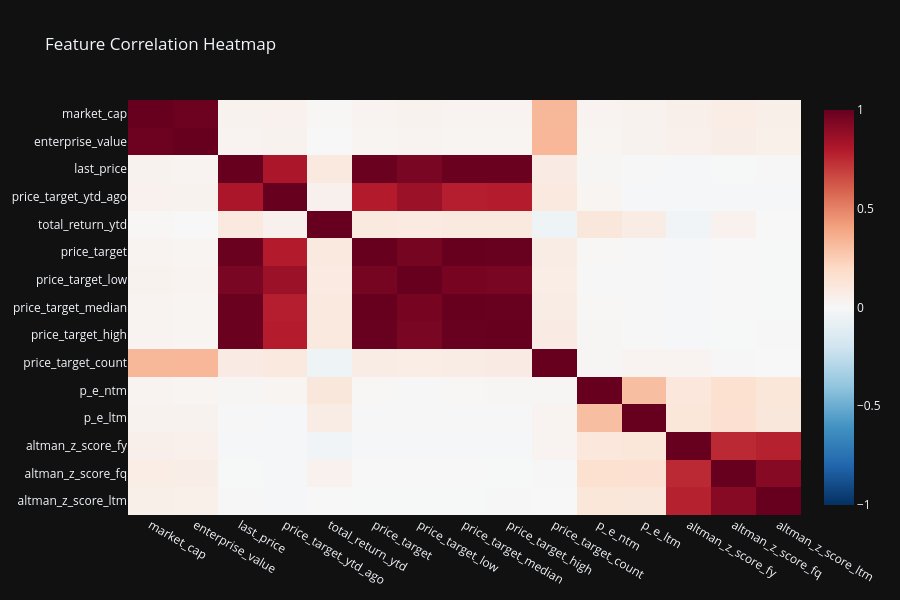

Notebook code cell kept with this figure:
### Markdown cell above
## Cell 8: Numeric Feature Distributions

Examine distributions of key numeric metrics with statistical annotations (using engineered features).

### Code cell
# ============================================================================
# Cell 8: Numeric Feature Distributions
# ============================================================================

# Key metrics for comprehensive feature store (includes Phase 9.3 engineered features)
key_metrics = [
    'last_price', 'market_cap', 'enterprise_value', 'ebitda_ltm', 'p_e_ntm', 'beta_5y',
    'roe', 'roa', 'price_momentum_1m', 'piotroski_f_score'  # Phase 9.3 features
    ]
available_metrics = [m for m in key_metrics if m in all_stocks_preprocessed.columns]

if available_metrics:
    n_metrics = len(available_metrics)
    n_cols = 3
    n_rows = math.ceil(n_metrics / n_cols)

    fig, axes = plt.subplots(n_rows, n_cols, figsize=(16, 4 * n_rows))
    axes = axes.ravel() if n_metrics > 1 else [axes]

    for i, metric in enumerate(available_metrics):
        data = all_stocks_preprocessed[metric].dropna()

        if len(data) > 0:
            ax = axes[i]
            sns.histplot(data, bins=50, kde=True, ax=ax, color=COLOR_PALETTE['primary'])

            # Add statistics
            mean_val = data.mean()
            median_val = data.median()

            ax.axvline(mean_val, color=COLOR_PALETTE['warning'], linestyle='--',
                       label=f'Mean: {mean_val:,.2f}', linewidth=2)
            ax.axvline(median_val, color=COLOR_PALETTE['success'], linestyle='--',
                       label=f'Median: {median_val:,.2f}', linewidth=2)

            ax.set_title(f'Distribution: {metric}', fontsize=14, fontweight='bold')
            ax.set_xlabel(metric.replace('_', ' ').title())
            ax.set_ylabel('Frequency')
            ax.legend()
            ax.grid(True, alpha=0.3)

    # Hide unused subplots
    for j in range(i + 1, len(axes)):
        axes[j].axis('off')

    plt.tight_layout()
    plt.show()

    print(f'✓ Visualized {len(available_metrics)} key metrics')
else:
    print('⚠ No key metrics found in dataset')

# Correlation heatmap for key metrics (using engineered features)
numeric_cols = all_stocks_preprocessed.select_dtypes(include=[np.number]).columns.tolist()
if len(numeric_cols) >= 4:
    # Select top correlated features (prioritize Phase 9.3 features)
    corr_subset = numeric_cols[:15]  # Limit for readability
    corr_matrix = all_stocks_preprocessed[corr_subset].corr()

    fig_corr = px.imshow(
            corr_matrix,
            title='Feature Correlation Heatmap',
            template=PLOTLY_TEMPLATE,
            color_continuous_scale='RdBu_r',
            zmin=-1, zmax=1,
            aspect='auto',
            )
    fig_corr.update_layout(height=600)
    fig_corr.show()

### Figure 1 — Plotly figure (JSON) as saved in the notebook; plotly's stock layout.template omitted (floating-point values rounded to 4 significant figures; data arrays with more than 128 entries replaced by an {"elided": "..."} marker saying what was removed)
{"data": [{"coloraxis": "coloraxis", "name": "0", "x": ["market_cap", "enterprise_value", "last_price", "price_target_ytd_ago", "total_return_ytd", "price_target", "price_target_low", "price_target_median", "price_target_high", "price_target_count", "p_e_ntm", "p_e_ltm", "altman_z_score_fy", "altman_z_score_fq", "altman_z_score_ltm"], "y": ["market_cap", "enterprise_value", "last_price", "price_target_ytd_ago", "total_return_ytd", "price_target", "price_target_low", "price_target_median", "price_target_high", "price_target_count", "p_e_ntm", "p_e_ltm", "altman_z_score_fy", "altman_z_score_fq", "altman_z_score_ltm"], "z": {"elided": "15x15 float values"}, "type": "heatmap", "xaxis": "x", "yaxis": "y", "hovertemplate": "x: %{x}<br>y: %{y}<br>color: %{z}<extra></extra>"}], "layout": {"xaxis": {"anchor": "y", "domain": [0.0, 1.0]}, "yaxis": {"anchor": "x", "domain": [0.0, 1.0], "autorange": "reversed"}, "coloraxis": {"colorscale": [[0.0, "rgb(5,48,97)"], [0.1, "rgb(33,102,172)"], [0.2, "rgb(67,147,195)"], [0.3, "rgb(146,197,222)"], [0.4, "rgb(209,229,240)"], [0.5, "rgb(247,247,247)"], [0.6, "rgb(253,219,199)"], [0.7, "rgb(244,165,130)"], [0.8, "rgb(214,96,77)"], [0.9, "rgb(178,24,43)"], [1.0, "rgb(103,0,31)"]], "cmin": -1, "cmax": 1}, "title": {"text": "Feature Correlation Heatmap"}, "height": 600}}
